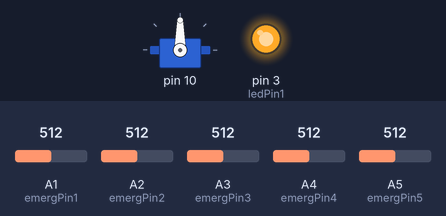
Recording of a sketch running on a simulated Arduino Uno, built with avr-gcc and run on an emulated ATmega328P. Shown: servo, output pins drawn as LEDs (lit = HIGH). The inputs (shaded band) are chosen by the test bench; at power-on: A1 (emergPin1) = 512, A2 (emergPin2) = 512, A3 (emergPin3) = 512, A4 (emergPin4) = 512, A5 (emergPin5) = 512.

Above: at 0.1 s.
Timing chart, 0 to 1.6 s (numbered marks = the images above):
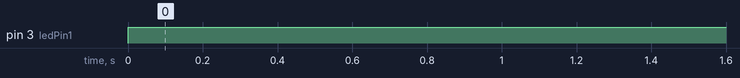

The sketch:

panelinglamp.ino
```cpp
#include <Servo.h>
#include "LampServo.h"


boolean lampOn = true;

LampServo s1(10, 1000);
LampServo s2(11, 1000);
LampServo s3(9,  1000);
LampServo s4(6,  1000);
LampServo s5(5,  1000);

// must be PWM Pin
int ledPin1 = 3;
int ledPin1_val = 255; // 0 - 255 == off - on


// emergency Pins (Analog In; 0 - 5 volts mapped to 0 - 1023)
int emergPin1 = 1;
int emergPin2 = 2;
int emergPin3 = 3;
int emergPin4 = 4;
int emergPin5 = 5;
int emergThreshold = 100;


// communication
int msg;
int flag = 0;


void setup() {

  //reserve pins for led control (PWM)
  pinMode(ledPin1, OUTPUT);
  // TODO more led pins

  // attach servos
  s1.attach();
  // TODO attach all servos


  Serial.begin(9600);

  // TODO send current pos to phone or vince versa?
}


void loop() {

  checkEmergencyPositions();

  // Serial communication
  if (Serial.available() > 0){
      msg = Serial.read();
      flag=0;

      handle(msg);
  }

  // light control
  if (lampOn) {
    analogWrite(ledPin1, ledPin1_val);
    //...
  } else {
    analogWrite(ledPin1, 0);
    //...
  }

}

/*
* handle communication input
*/
void handle(int msg) {

}

/*
* check end position
*/
void checkEmergencyPositions() {
  if (analogRead(emergPin1) > emergThreshold) s1.emergencyStop();
  if (analogRead(emergPin2) > emergThreshold) s2.emergencyStop();
  if (analogRead(emergPin3) > emergThreshold) s3.emergencyStop();
  if (analogRead(emergPin4) > emergThreshold) s4.emergencyStop();
  if (analogRead(emergPin5) > emergThreshold) s5.emergencyStop();

}
```

LampServo.cpp
```cpp
#include <Servo.h>
#include <Arduino.h">
#include "LampServo.h"


LampServo::LampServo(int p, long tpR) {
  pin = p;
  timePerRotation = tpR;
  emergStop = false;
}


Servo LampServo::getServo() {
  return servo;
}

float LampServo::getPosition(){
}

void LampServo::setPin(int p) {
  pin = p;
}

void LampServo::attach() {
  if (attached)
      return;

  attached = true;
  servo.attach(pin);
}

void LampServo::detach() {
  if (!attached)
    return;

  attached = false;
  servo.detach();

}


void LampServo::driveUP(float rotations){
  unsigned long startTime;

  startTime = millis();
  while (millis() - startTime < rotations * timePerRotation || emergStop) {
    // rotate
    servo.write(0);
  }
  // stop
  servo.write(90);
  //emergStop = false;

  position -= rotations;
}


void LampServo::driveDOWN(float rotations){
  unsigned long startTime;

  // TODO check max Down Position

  startTime = millis();
  while (millis() - startTime < rotations * timePerRotation) {
    // rotate
    servo.write(180);
  }
  // stop
  servo.write(90);
  if (emergStop)
    position = 0;
  emergStop = false;

  position += rotations;
}


void LampServo::emergencyStop() {
  emergStop = true;
}
```

LampServo.h
```cpp
#ifndef LampServo_h
#define LampServo_h

#include <Servo.h>
#include <Arduino.h>


class LampServo {


  private:
  Servo servo;
  int pin;
  boolean attached;
  float position;
  long timePerRotation;

  boolean emergStop;
  float maxDownPosition; // TODO set!

  public:
  LampServo(int pin, long timePerRotation);
  Servo getServo();
  float getPosition();
  void setPin(int p);
  void attach();
  void detach();
  void driveUP(float rotations);
  void driveDOWN(float rotations);
  void emergencyStop();

};

#endif
```

Measured:
- by itself, pin 3 (ledPin1): LOW → HIGH at 0.00 s
